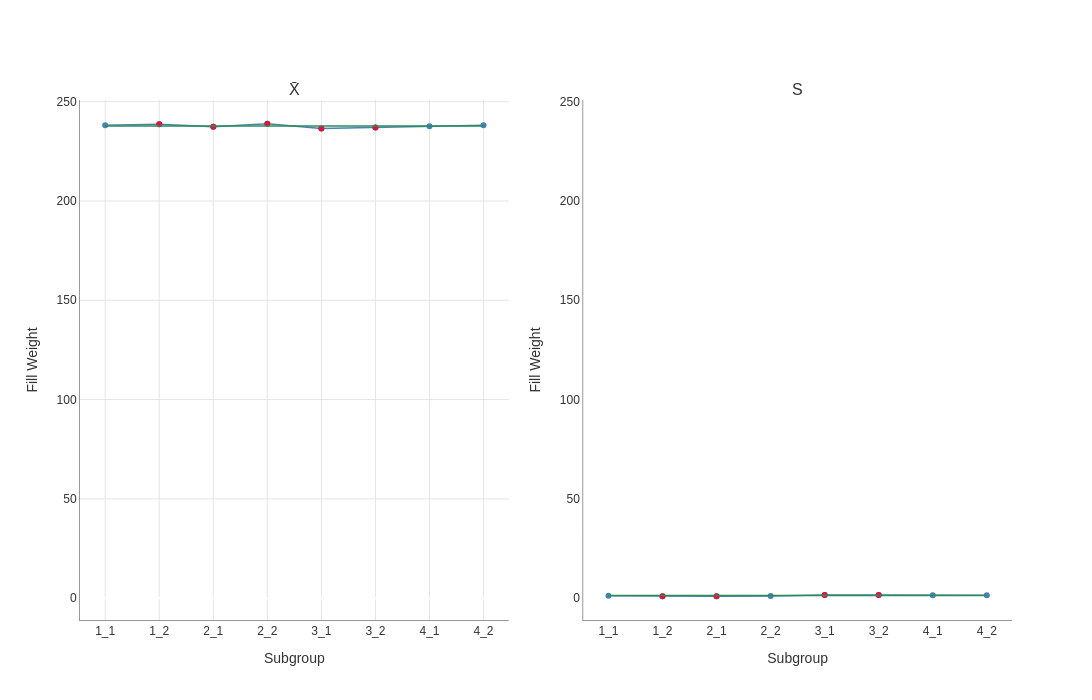

Notebook source saved alongside this figure:
### Markdown cell above
## Step 9: Visualize Full Analysis

### Code cell
# Plot all available charts
fig_full = result_full.plot(
    template='processbehavior',
    width=1400,
    height=700,
    highlight_signals=True
)

fig_full.show()

### Figure 1 — Plotly figure (JSON) as saved in the notebook; plotly's stock layout.template omitted (floating-point values rounded to 4 significant figures)
{"data": [{"hovertemplate": "%{x}<br>%{y:.3f}<extra></extra>", "line": {"color": "steelblue", "width": 1.5}, "marker": {"color": "steelblue", "size": 6}, "mode": "lines+markers", "name": "Xbar", "showlegend": false, "type": "scatter", "x": ["1_1", "1_2", "2_1", "2_2", "3_1", "3_2", "4_1", "4_2"], "xaxis": "x", "y": [238.1, 238.7, 237.4, 238.9, 236.5, 237.0, 237.6, 238.1], "yaxis": "y"}, {"hovertemplate": "Signal<br>%{x}<br>%{y:.3f}<extra></extra>", "marker": {"color": "#DC143C", "size": 6, "symbol": "circle"}, "mode": "markers", "showlegend": false, "type": "scatter", "x": ["1_2", "2_1", "2_2", "3_1", "3_2"], "xaxis": "x", "y": [238.7, 237.4, 238.9, 236.5, 237.0], "yaxis": "y"}, {"hovertemplate": "%{x}<br>%{y:.3f}<extra></extra>", "line": {"color": "steelblue", "width": 1.5}, "marker": {"color": "steelblue", "size": 6}, "mode": "lines+markers", "name": "S", "showlegend": false, "type": "scatter", "x": ["1_1", "1_2", "2_1", "2_2", "3_1", "3_2", "4_1", "4_2"], "xaxis": "x2", "y": [1.241, 0.977, 0.902, 1.043, 1.619, 1.637, 1.442, 1.449], "yaxis": "y2"}, {"hovertemplate": "Signal<br>%{x}<br>%{y:.3f}<extra></extra>", "marker": {"color": "#DC143C", "size": 6, "symbol": "circle"}, "mode": "markers", "showlegend": false, "type": "scatter", "x": ["1_2", "2_1", "3_1", "3_2"], "xaxis": "x2", "y": [0.977, 0.902, 1.619, 1.637], "yaxis": "y2"}], "layout": {"annotations": [{"font": {"size": 16}, "showarrow": false, "text": "X̄", "x": 0.23, "xanchor": "center", "xref": "paper", "y": 1.0, "yanchor": "bottom", "yref": "paper"}, {"font": {"size": 16}, "showarrow": false, "text": "S", "x": 0.77, "xanchor": "center", "xref": "paper", "y": 1.0, "yanchor": "bottom", "yref": "paper"}], "font": {"color": "#333333", "family": "Arial, sans-serif", "size": 12}, "height": 700, "hovermode": "closest", "paper_bgcolor": "white", "plot_bgcolor": "white", "shapes": [{"line": {"color": "#2E8B57", "width": 1.5}, "type": "line", "x0": "1_1", "x1": "4_2", "xref": "x", "y0": 237.8, "y1": 237.8, "yref": "y"}, {"line": {"color": "#2E8B57", "width": 1.5}, "type": "line", "x0": "1_1", "x1": "4_2", "xref": "x2", "y0": 1.289, "y1": 1.289, "yref": "y2"}], "title": {"font": {"color": "#222222", "size": 16}, "x": 0.5, "xanchor": "center"}, "width": 1400, "xaxis": {"anchor": "y", "domain": [0.0, 0.46], "gridcolor": "#E5E5E5", "gridwidth": 1.0, "linecolor": "#999999", "linewidth": 1.0, "showgrid": true, "showline": true, "title": {"text": "Subgroup"}}, "xaxis2": {"anchor": "y2", "domain": [0.54, 1.0], "linecolor": "#999999", "linewidth": 1.0, "showline": true, "title": {"text": "Subgroup"}}, "yaxis": {"anchor": "x", "domain": [0.0, 1.0], "gridcolor": "#E5E5E5", "gridwidth": 1.0, "linecolor": "#999999", "linewidth": 1.0, "range": [-11.0, 250.8], "showgrid": true, "showline": true, "title": {"text": "Fill Weight"}}, "yaxis2": {"anchor": "x2", "domain": [0.0, 1.0], "linecolor": "#999999", "linewidth": 1.0, "range": [-11.0, 250.8], "showline": true, "title": {"text": "Fill Weight"}}}}
